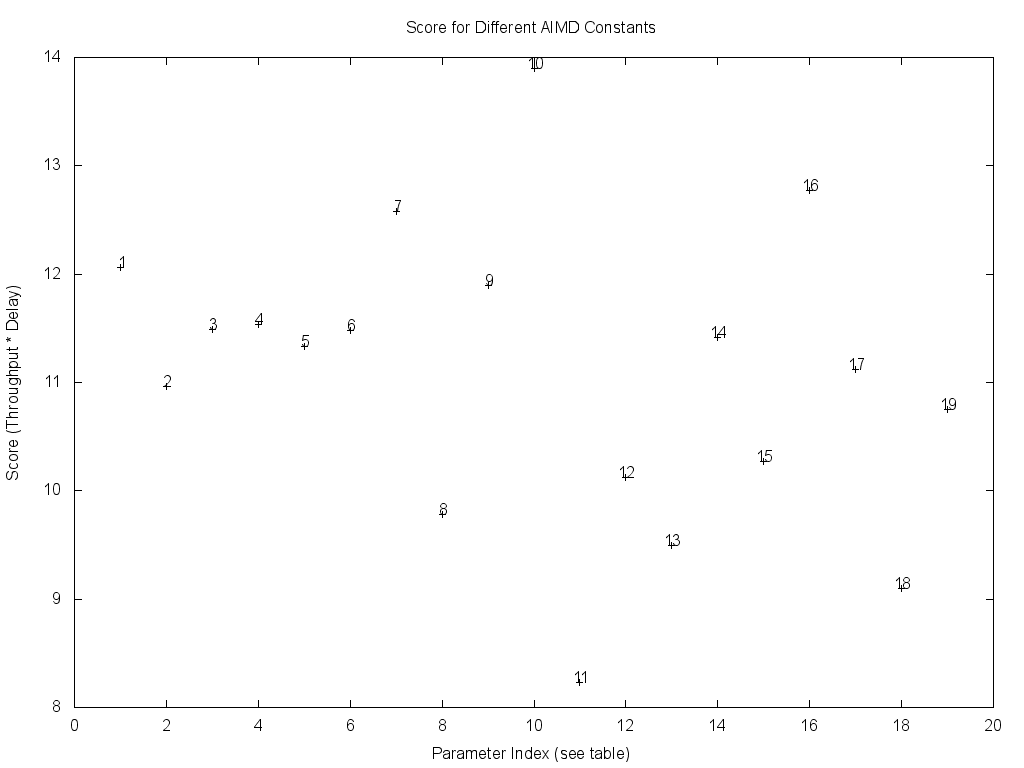

The script that drew this image:
#!/usr/bin/env gnuplot

reset
set terminal png size 1024,768

set key off
set xlabel "Parameter Index (see table)"
set ylabel "Score (Throughput * Delay)"
set title "Score for Different AIMD Constants"
set datafile separator ","
plot "aimd-combined.csv" using 0:($7/$9*1000):0 with labels point
